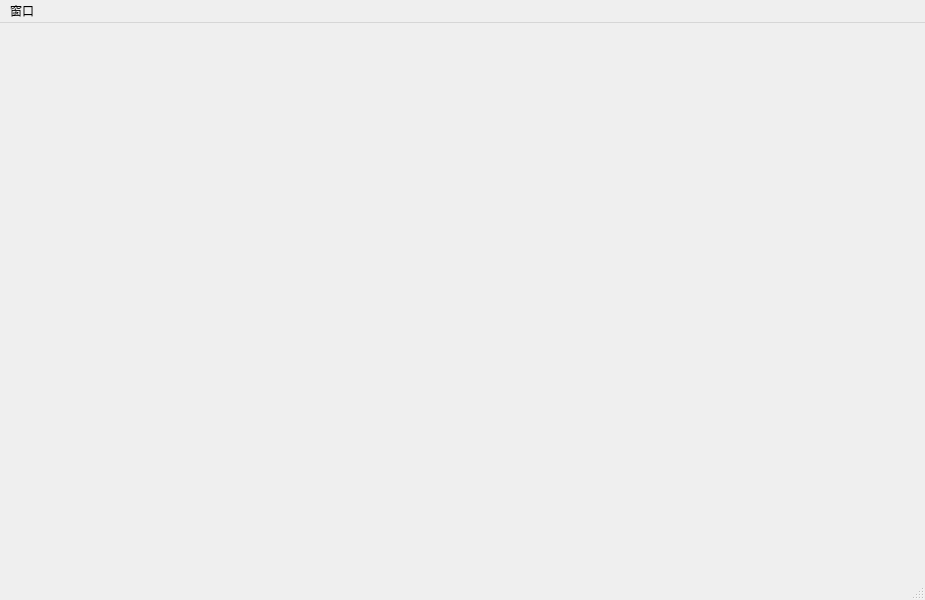
<?xml version="1.0" encoding="UTF-8"?>
<ui version="4.0">
 <class>MainWindow</class>
 <widget class="QMainWindow" name="MainWindow">
  <property name="geometry">
   <rect>
    <x>0</x>
    <y>0</y>
    <width>925</width>
    <height>600</height>
   </rect>
  </property>
  <property name="windowTitle">
   <string>MainWindow</string>
  </property>
  <property name="toolButtonStyle">
   <enum>Qt::ToolButtonTextBesideIcon</enum>
  </property>
  <widget class="QWidget" name="centralwidget">
   <layout class="QVBoxLayout" name="verticalLayout"/>
  </widget>
  <widget class="QMenuBar" name="menubar">
   <property name="geometry">
    <rect>
     <x>0</x>
     <y>0</y>
     <width>925</width>
     <height>26</height>
    </rect>
   </property>
   <widget class="QMenu" name="menuwindow">
    <property name="title">
     <string>窗口</string>
    </property>
   </widget>
   <addaction name="menuwindow"/>
  </widget>
  <widget class="QStatusBar" name="statusbar"/>
 </widget>
 <resources>
  <include location="3rdparty/breeze-icons/breeze-icons.qrc"/>
 </resources>
 <connections/>
</ui>
